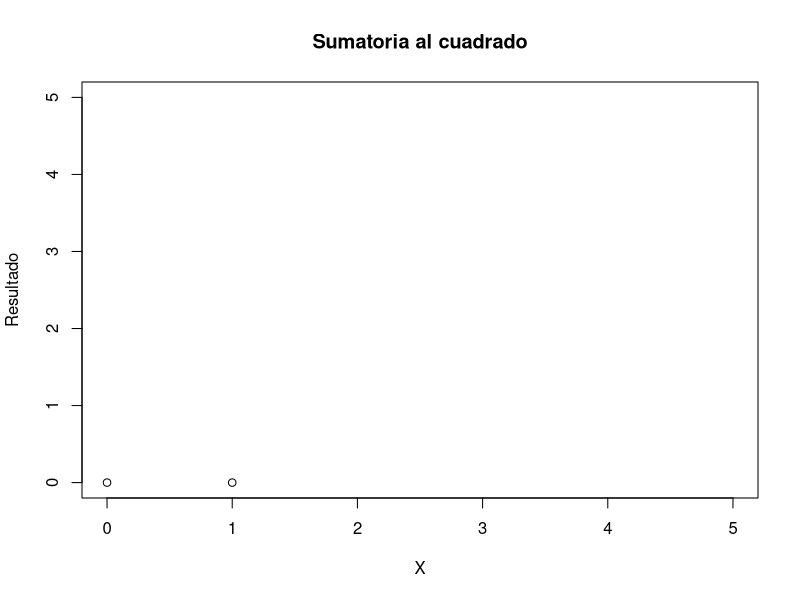

Write R code to recreate this figure.
intersec = function( inicio,limite,expo){
  
  num=0
  resultado=0
  x=1
  #####
  plot(x = 1,                 
       xlab = "X", 
       ylab = "Resultado",
       xlim = c(0, 5), 
       ylim = c(0, 5),
       main = "Sumatoria al cuadrado",
       type = "n")
  
  #####
  resultado=cos(1)+1
  cat("Valor de cos(1)+1: ",resultado ,"\n")
  resultado=cos(2)+1 
  cat("Valor de cos(2)+1: ",resultado ,"\n")
  repeat{
    resultado=x-(x^2)*(x-(x-1))/((x)^2-(x-1)^2)

    cat ("Resultado:",resultado,"iteraciones",num,"%\n")
    points(x = num, y = resultado)

    if(num>=1)
      break;
    num=num+1
    inicio=limite
    if(abs(resultado-x) < 10^(-expo))
      break;
    x=resultado
    
  }
}
intersec (1,2,9)
